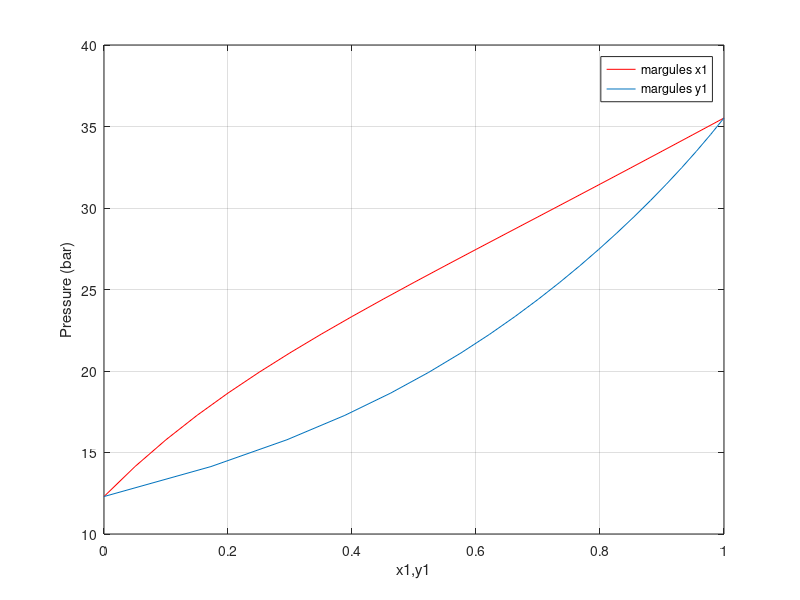

Write the MATLAB code that produced this figure.
%plot of VLE data (x1y1P)
%methyl ethyl ketone(1)/toluene(2)
clc;
clear;

t = 50; % temperature (celcius)
A1 = 14.1334;
B1 = 2838.24;
C1 = 218.690;
A2 = 13.9320;
B2 = 3056.96;
C2 = 217.625;

x1 = 0:0.05:1;
x2 = 1 - x1;

P1_sat = exp(A1 - B1/(t + C1))
P2_sat = exp(A2 - B2/(t + C2))

gama1 = exp((0.368 - 0.3268*x1).*x2.^2)
gama2 = exp((0.2046 + 0.3268*x2).*x1.^2)
P = (x1.*gama1.*P1_sat) + (x2.*gama2.*P2_sat)
y1 = (x1.*gama1.*P1_sat)./P;

plot(x1,P,'r',y1,P)
grid
xlabel('x1,y1')
ylabel('Pressure (bar)')
legend('margules x1','margules y1')


